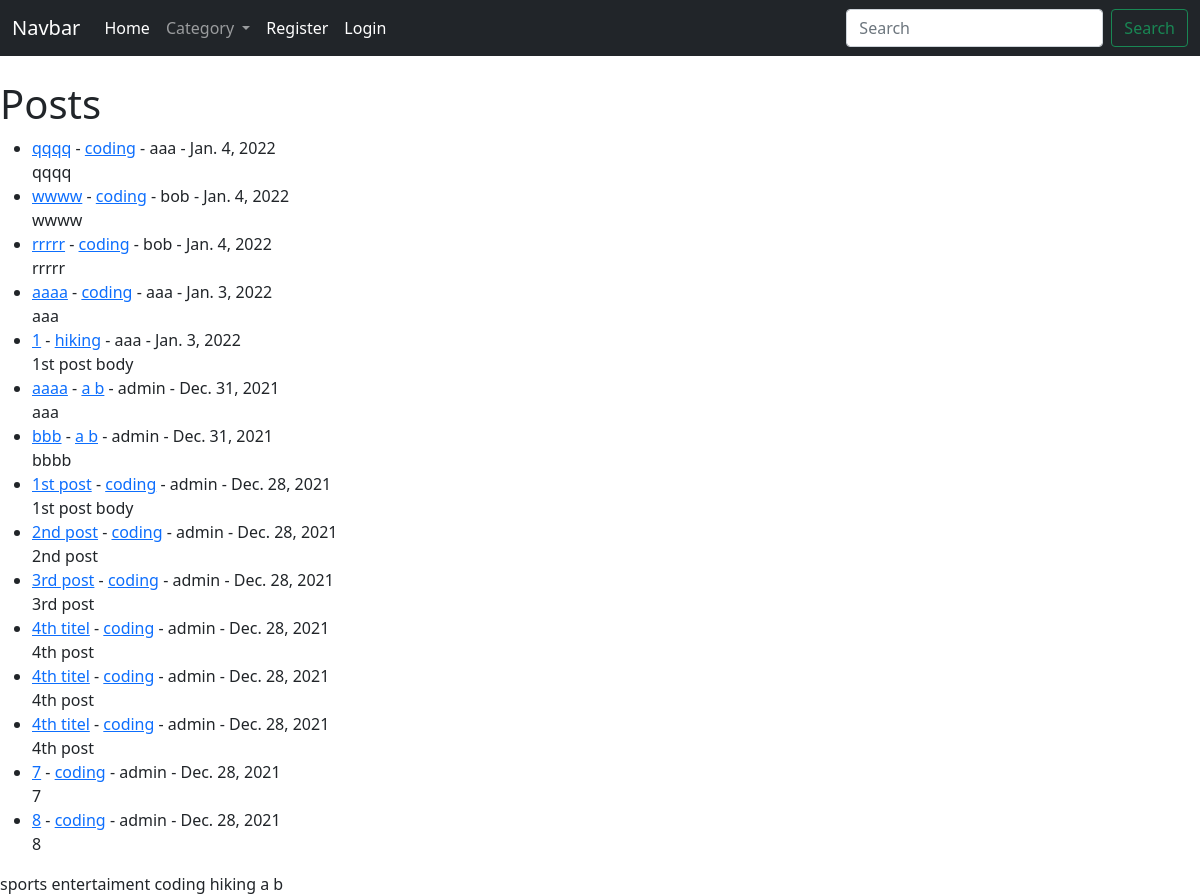
The page / on the database its author committed.
### theblog/models.py (models this page shows, shortened)
class Post(models.Model):
    title = models.CharField(max_length=255)
    title_tag = models.CharField(max_length=255, default="My Freakin' Awesome Blog!")
    author = models.ForeignKey(User, on_delete=models.CASCADE)
    body = models.TextField()
    post_date = models.DateField(auto_now_add=True)
    category = models.CharField(max_length=255, default='coding')
    likes = models.ManyToManyField(User, related_name='blog_posts')

class Category(models.Model):
    name = models.CharField(max_length=255)
    def __str__(self):
        return self.name

### theblog/views.py (the view)
# urls.py: path('', HomeView.as_view(), name="home"),
class HomeView(ListView):
    model = Post
    template_name = 'home.html'
    ordering = ['-post_date']
    def get_context_data(self, *args, **kwargs):
        cat_menu = Category.objects.all()
        context = super(HomeView, self).get_context_data(*args, **kwargs)
        context["cat_menu"] = cat_menu
        print(context["cat_menu"])
        return context

### theblog/templates/home.html (shortened to what this page needs)
{% extends 'base.html' %}
{% block content %}
<h1>Posts</h1>
<ul>
{% for post in object_list %}
    <li>
    <a href="{% url 'article-detail' post.pk %}">{{ post.title }}</a> -
    <a href="{% url 'category' post.category %}">{{ post.category }}</a> -
    {{ post.author }} - {{ post.post_date }}
    <br>
    {{ post.body|safe }}
    </li>
{% endfor %}
</ul>
{% for cat in cat_menu %}
{{ cat }}
{% endfor %}
{% endblock %}

### rows shown on the page
Post: title "qqqq", category "coding", author "aaa", post_date "Jan. 4, 2022", body "qqqq"
Post: title "wwww", category "coding", author "bob", post_date "Jan. 4, 2022", body "wwww"
Post: title "rrrrr", category "coding", author "bob", post_date "Jan. 4, 2022", body "rrrrr"
Post: title "aaaa", category "coding", author "aaa", post_date "Jan. 3, 2022", body "aaa"
Post: title "1", category "hiking", author "aaa", post_date "Jan. 3, 2022", body "1st post body"
Post: title "aaaa", category "a b", author "admin", post_date "Dec. 31, 2021", body "aaa"
Post: title "bbb", category "a b", author "admin", post_date "Dec. 31, 2021", body "bbbb"
Post: title "1st post", category "coding", author "admin", post_date "Dec. 28, 2021", body "1st post body"
Post: title "2nd post", category "coding", author "admin", post_date "Dec. 28, 2021", body "2nd post"
Post: title "3rd post", category "coding", author "admin", post_date "Dec. 28, 2021", body "3rd post"
Post: title "4th titel", category "coding", author "admin", post_date "Dec. 28, 2021", body "4th post"
Post: title "4th titel", category "coding", author "admin", post_date "Dec. 28, 2021", body "4th post"
Post: title "4th titel", category "coding", author "admin", post_date "Dec. 28, 2021", body "4th post"
Post: title "7", category "coding", author "admin", post_date "Dec. 28, 2021", body "7"
Post: title "8", category "coding", author "admin", post_date "Dec. 28, 2021", body "8"
Category: name "sports"
Category: name "entertaiment"
Category: name "coding"
Category: name "hiking"
Category: name "a b"
